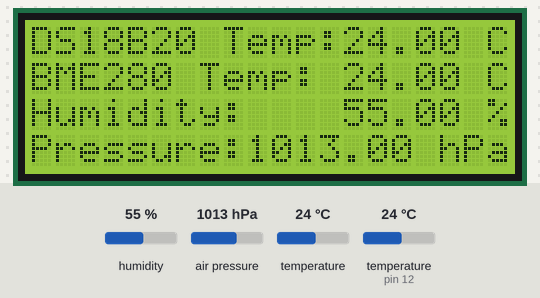
Bench run of a sketch on a simulated Arduino Uno, built with avr-gcc and run on an emulated ATmega328P. Shown: 20×4 character LCD. The inputs (shaded band) are chosen by the test bench; at power-on: humidity 55 %, temperature (sensor on pin 12) 24 °C, air pressure 1013 hPa, temperature 24 °C.

Above: at 1.3 s.
1.4 s: humidity set to 22 %
At 3.7 s:
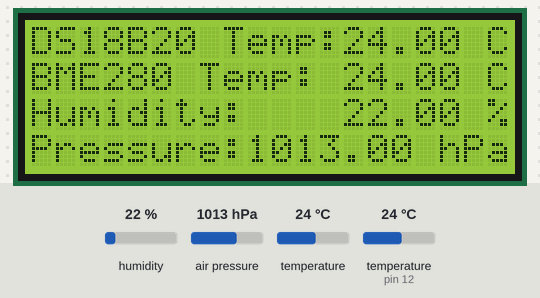
4.2 s: temperature (sensor on pin 12) set to 12 °C
At 5.0 s:
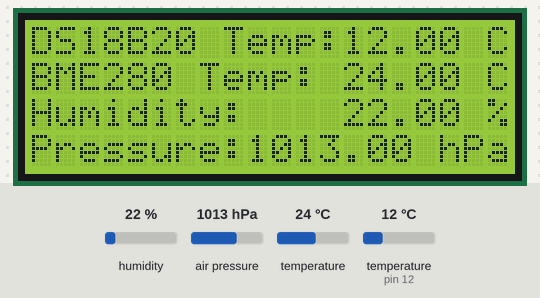
6.0 s: air pressure set to 952 hPa
At 7.3 s:
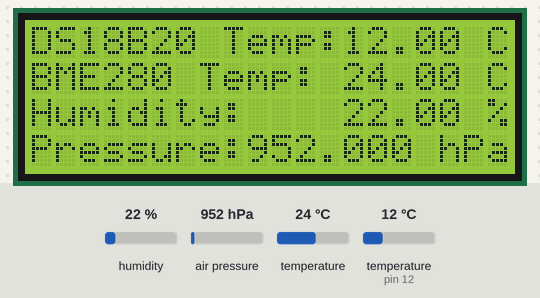
7.8 s: temperature (sensor 0) set to 12 °C
At 8.5 s:
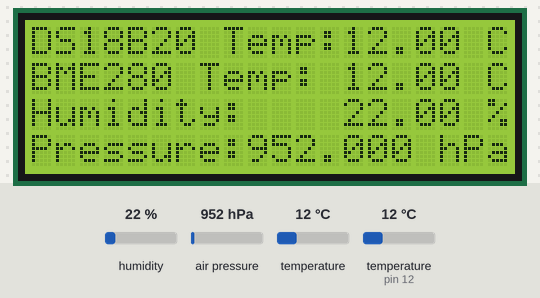
9.6 s: temperature (sensor on pin 12) set to 19 °C
11.4 s: temperature (sensor on pin 12) set to 28 °C
At 12.1 s:
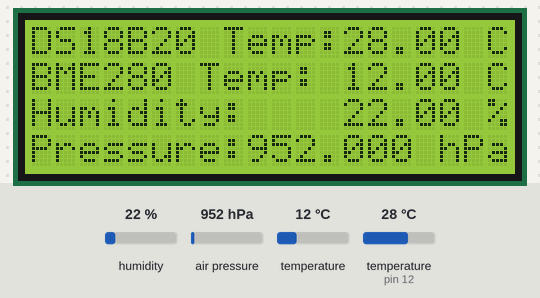
Timing chart, 0 to 14.2 s (numbered marks = the images above; inputs shaded):
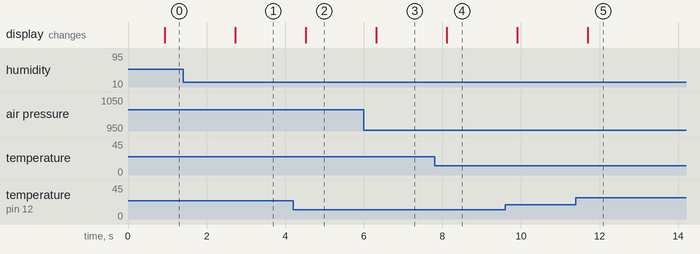

Measured:
- after the input at 1.4 s, the display: changes after 1.3 s (image 1)
- after the input at 4.2 s, the display: changes after 0.32 s (image 2)
- after the input at 6.0 s, the display: changes after 0.32 s (image 3)
- after the input at 7.8 s, the display: changes after 0.31 s (image 4)
- after the input at 11.4 s, the display: changes after 0.30 s (image 5)

The sketch:

temp_humid_lcd.ino
```cpp
/********************************************************************/
//Script to read climate data and print ot an LCD screen
//Read temperature, pressure and humidity from a BME280 using I2C
//Read temperature, from a DS18B20 temperature sensor using One-wire
//Print all readings to a 20x4 LCD screen once per second
// Hardware
// LCD: Sunfounder 20 x 4 LCD
// https://www.sunfounder.com/iic-i2c-twi-serial-2004-20x4-lcd-module-shield-for-arduino-uno-mega2560.html
// Arduino : Adafruit ESP8266 Feather Huzzah
// https://www.adafruit.com/product/2821
// Temperature Sensor(s) : WATERPROOF DS18B20 DIGITAL TEMPERATURE SENSOR
// https://www.adafruit.com/product/381
// ADAFRUIT BME280 I2C OR SPI TEMPERATURE HUMIDITY PRESSURE SENSOR
// https://www.adafruit.com/product/2652
// Writen by JF Saraceno
// jfsaraceno@gmail.com
// Wiring:

//LCD SCREEN
// LCD ~~~~~~~~~ ARDUINO
// VCC ~~~~~~~~~ USB
// GND ~~~~~~~~~ GND
// SDA ~~~~~~~~~ SDA ()
// SCL ~~~~~~~~~ SCL ()

// BME280
// BME280 ~~~~~~~~~ ARDUINO
// VCC ~~~~~~~~~ USB
// GND ~~~~~~~~~ GND
// SDI ~~~~~~~~~ SDA ()
// SCK ~~~~~~~~~ SCL ()

// DS18B20 Temperature Sensor
// DS18B20 ~~~~~~~~~ ARDUINO
// Vin ~~~~~~~~~~~~~~ 3V
// GND ~~~~~~~~~~~~~ GND
// DATA ~~~~~~~~~~~~ 12
// 4.7KOhm resistor pull-up from 3V to DATA

/********************************************************************/
// First we include the libraries
#include <OneWire.h>
#include <DallasTemperature.h>
#include <Wire.h>
#include <LiquidCrystal_I2C.h>
#include <SPI.h>
#include <Adafruit_Sensor.h>
#include <Adafruit_BME280.h>

#define BME_SCK 13
#define BME_MISO 12
#define BME_MOSI 11
#define BME_CS 10
#define SEALEVELPRESSURE_HPA (1013.25) //update this to match local conditions
/********************************************************************/
Adafruit_BME280 bme; // I2C
/********************************************************************/
// Set the LCD address to 0x27 for a 20 chars and 4 line display
LiquidCrystal_I2C lcd(0x27, 20, 4);
/********************************************************************/
// Data wire is plugged into pin 2 on the Arduino
#define ONE_WIRE_BUS 12
/********************************************************************/
// Setup a oneWire instance to communicate with any OneWire devices
// (not just Maxim/Dallas temperature ICs)
OneWire oneWire(ONE_WIRE_BUS);
/********************************************************************/
// Pass our oneWire reference to Dallas Temperature.
DallasTemperature sensors(&oneWire);
/********************************************************************/
void setup(void)
{
  // start serial port
  Serial.begin(9600);
  // Start up the libraries
  bool status;
  status = bme.begin();
  if (!status) {
    Serial.println("Could not find a valid BME280 sensor, check wiring!");
    while (1);
  }
  Wire.begin();
  sensors.begin();
  lcd.begin();

  setup_lcd();
}
void loop(void)
{
  read_sensors();
  //debug();
  update_lcd();
}

void read_sensors(void) {
  float temp;
  float humidity;
  float pressure;
  sensors.requestTemperatures(); // Send the command to get temperature readings
  temp  = bme.readTemperature();
  pressure = (bme.readPressure() / 100.0F);
  humidity = bme.readHumidity();
}

void setup_lcd(void) {
  lcd.clear();
  lcd.backlight();
  //Setup the screen headers and units
  lcd.setCursor(0, 0);
  lcd.print("DS18B20 Temp:");
  lcd.setCursor(19, 0);
  lcd.print("C");

  lcd.setCursor(0, 1);
  lcd.print("BME280 Temp:");
  lcd.setCursor(19, 1);
  lcd.print("C");

  lcd.setCursor(0, 2);
  lcd.print("Humidity:");
  lcd.setCursor(19, 2);
  lcd.print("%");

  lcd.setCursor(0, 3);
  lcd.print("Pressure:");
  lcd.setCursor(17, 3);
  lcd.print("hPa");
}
void update_lcd(void)
{
  lcd.setCursor(13, 0);
  lcd.print(sensors.getTempCByIndex(0)); // Why "byIndex"?
  // You can have more than one DS18B20 on the same bus.
  // 0 refers to the first IC on the wire
  lcd.setCursor(13, 1);
  lcd.print(bme.readTemperature()); //  temperature
  lcd.setCursor(13, 2);
  lcd.print(bme.readHumidity()); //  humidity
  lcd.setCursor(9, 3);
  lcd.print(bme.readPressure() / 100.0F); //  humidity
  delay(1000);
}

void debug(void) {
  Serial.print("ds18B20 Temperature = ");
  Serial.print(sensors.getTempCByIndex(0));
  Serial.println(" *C");

  Serial.print("BME280 Temperature = ");
  Serial.print(bme.readTemperature());
  Serial.println(" *C");

  Serial.print("BME280 Pressure = ");
  Serial.print(bme.readPressure() / 100.0F);
  Serial.println(" hPa");

  Serial.print("Approx. Altitude = ");
  Serial.print(bme.readAltitude(SEALEVELPRESSURE_HPA));
  Serial.println(" m");

  Serial.print("BME280 Humidity = ");
  Serial.print(bme.readHumidity());
  Serial.println(" %");
  Serial.println();
}

float Celcius2Fahrenheit(float celcius) {
  return 1.8 * celcius + 32;
}
```
